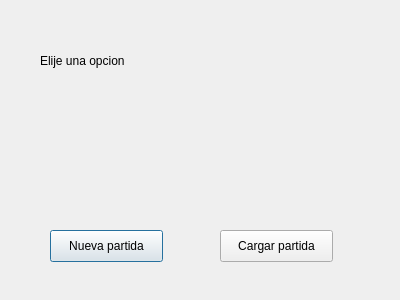
<?xml version="1.0" encoding="UTF-8"?>
<ui version="4.0">
 <class>TipoJuego</class>
 <widget class="QDialog" name="TipoJuego">
  <property name="geometry">
   <rect>
    <x>0</x>
    <y>0</y>
    <width>400</width>
    <height>300</height>
   </rect>
  </property>
  <property name="windowTitle">
   <string>Tipo juego</string>
  </property>
  <property name="autoFillBackground">
   <bool>false</bool>
  </property>
  <widget class="QPushButton" name="pushButton">
   <property name="geometry">
    <rect>
     <x>50</x>
     <y>230</y>
     <width>113</width>
     <height>32</height>
    </rect>
   </property>
   <property name="text">
    <string>Nueva partida</string>
   </property>
  </widget>
  <widget class="QPushButton" name="pushButton_2">
   <property name="geometry">
    <rect>
     <x>220</x>
     <y>230</y>
     <width>113</width>
     <height>32</height>
    </rect>
   </property>
   <property name="text">
    <string>Cargar partida</string>
   </property>
  </widget>
  <widget class="QLabel" name="label">
   <property name="geometry">
    <rect>
     <x>40</x>
     <y>50</y>
     <width>161</width>
     <height>21</height>
    </rect>
   </property>
   <property name="text">
    <string>Elije una opcion</string>
   </property>
  </widget>
 </widget>
 <resources/>
 <connections/>
</ui>
